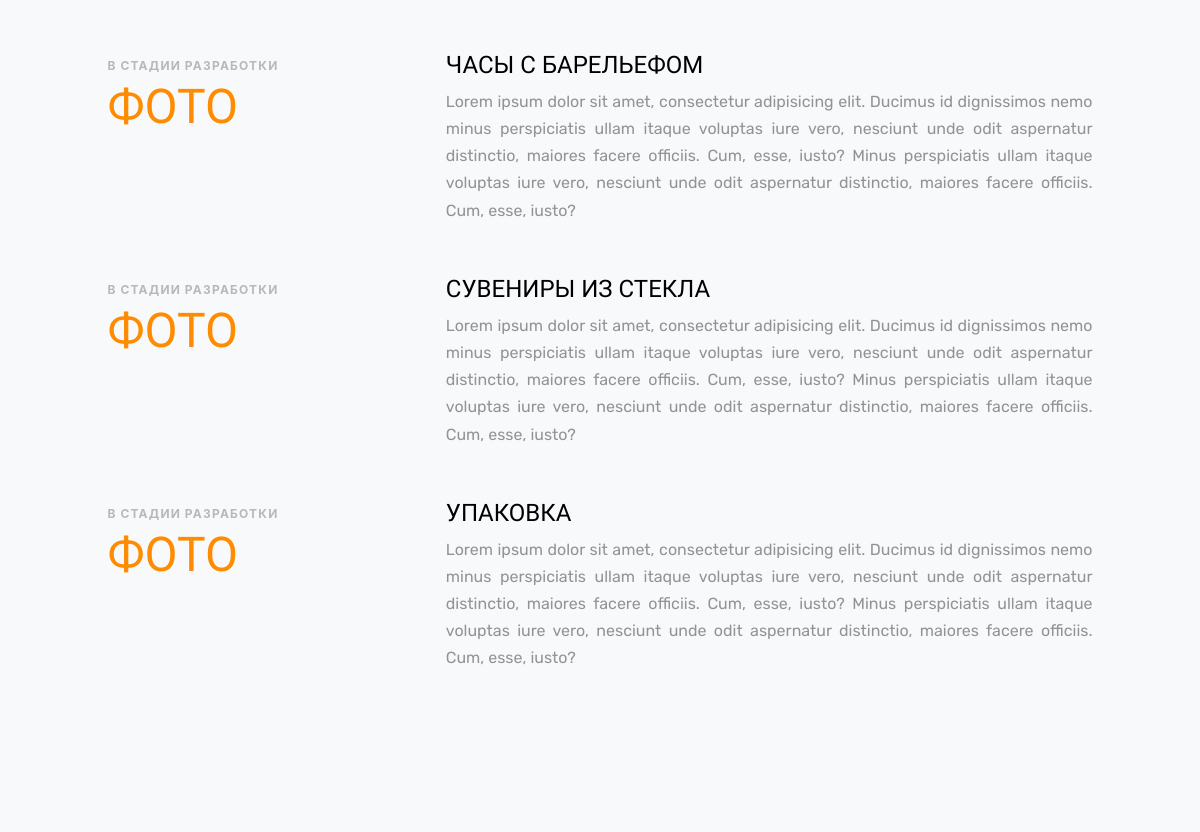
Page /catalog/ (middle part) on the earlier database version.
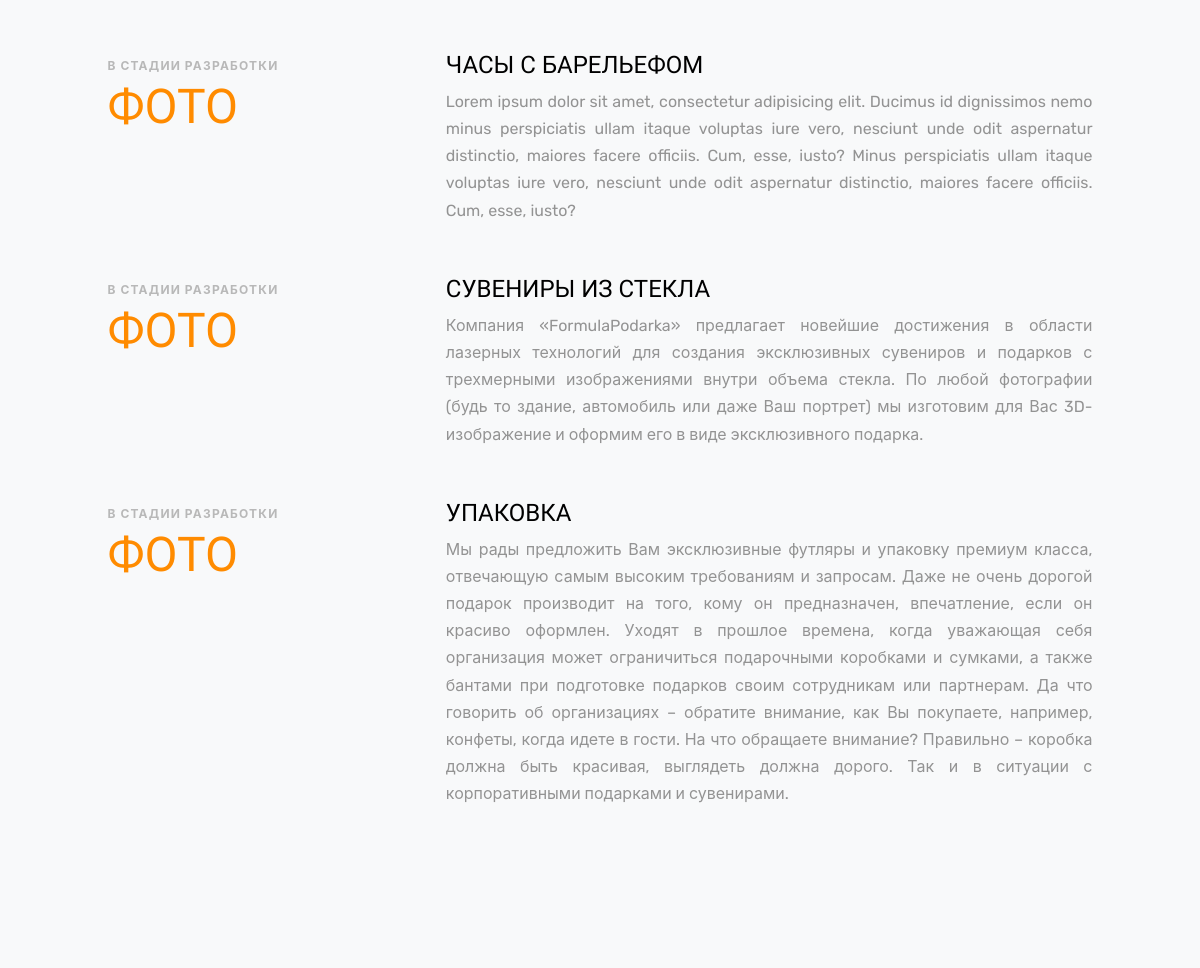
Same page on the later database version.
### formula/models.py (models this page shows, shortened)
class Category(models.Model):
    name = models.CharField(default='', max_length=50)
    description = models.TextField(default='', max_length=800)
    slug = models.SlugField(default='', null=False, db_index=True)
    class Meta:
        verbose_name = 'Категория товаров'
        verbose_name_plural = 'Категории товаров'
    def __str__(self):
        return f'{self.name}'

### formula/views.py (the view)
# urls.py: path('catalog/', views.catalog, name='catalog-page'),
def catalog(request):
    categories = Category.objects.order_by('-id')
    products = Product.objects.order_by('-id')
    catalog_active = ' active'
    context = {
        'categories': categories,
        'products': products,
        'catalog_active': catalog_active
    }
    return render(request, 'formula/catalog.html', context)

### formula/models.py (called while the page is built)
    def __str__(self):
        return f'{self.title}'

### formula/templates/formula/catalog.html (shortened to what this page needs)
{% extends 'base.html' %}
{% block content %}
<br><br>
<div class="container">
{% for field in categories %}
        <div class="row">
          <div class="col-lg-4 mb-5 mb-lg-0">
            <div class="block-heading-1">
              <span>В стадии разработки</span>
              <h2>Фото</h2>
            </div>
          </div>
          <div class="col-lg-8">
            <ul class="list-unstyled">
              <li class="mb-4">
                <h2 class="h4"><a href="{% url 'category-page' field.slug %}" class="text-black">{{field}}</a></h2>
                <p> {{field.description}} </p>
              </li>
            </ul>
          </div>
          </div>
  <br>
{% endfor %}
</div>
{% endblock %}

Differences in the rows shown:
changed Category "СУВЕНИРЫ ИЗ СТЕКЛА": description "Lorem ipsum dolor sit amet, consectetur adipisicing elit. Ducimus id dignissimos nemo minus perspiciatis ullam itaque voluptas iure vero, nesciunt unde odit aspernatur distinctio, maiores facere officiis. Cum, esse, iusto? Minus perspiciatis ullam itaque voluptas iure vero, nesciunt unde odit aspernatur distinctio, maiores facere officiis. Cum, esse, iusto?" → "Компания «FormulaPodarka» предлагает новейшие достижения в области лазерных технологий для создания эксклюзивных сувениров и подарков с трехмерными изображениями внутри объема стекла. По любой фотографии (будь то здание, автомобиль или даже Ваш портрет) мы изготовим для Вас 3D-изображение и оформим его в виде эксклюзивного подарка."
changed Category "УПАКОВКА": description "Lorem ipsum dolor sit amet, consectetur adipisicing elit. Ducimus id dignissimos nemo minus perspiciatis ullam itaque voluptas iure vero, nesciunt unde odit aspernatur distinctio, maiores facere officiis. Cum, esse, iusto? Minus perspiciatis ullam itaque voluptas iure vero, nesciunt unde odit aspernatur distinctio, maiores facere officiis. Cum, esse, iusto?" → "Мы рады предложить Вам эксклюзивные футляры и упаковку премиум класса, отвечающую самым высоким требованиям и запросам. Даже не очень дорогой подарок производит на того, кому он предназначен, впечатление, если он красиво оформлен. Уходят в прошлое времена, когда уважающая себя организация может ограничиться подарочными коробками и сумками, а также бантами при подготовке подарков своим сотрудникам или партнерам. Да что говорить об организациях – обратите внимание, как Вы покупаете, например, конфеты, когда идете в гости. На что обращаете внимание? Правильно – коробка должна быть красивая, выглядеть должна дорого. Так и в ситуации с корпоративными подарками и сувенирами."
